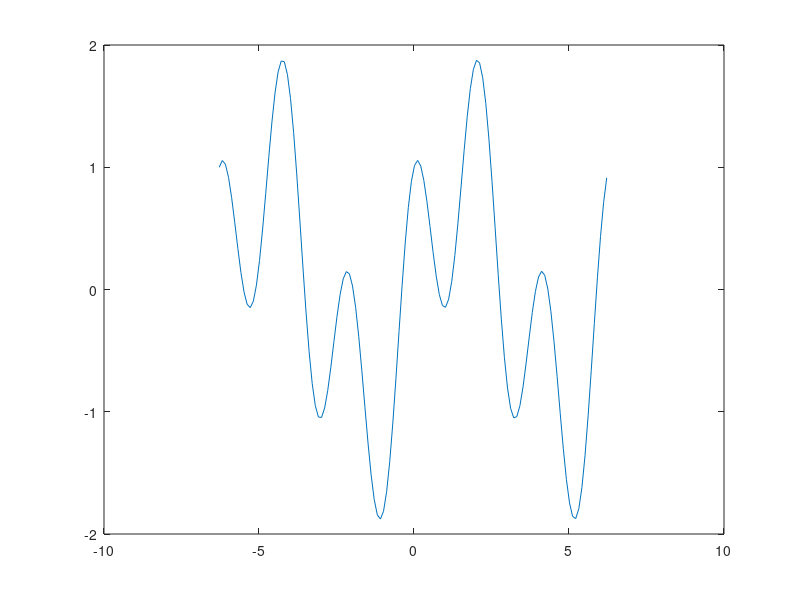

MATLAB code for this plot:
# Нарисуйте график функции sin(x) + sin(3x) в диапазоне от -2pi до 2pi. 
# Функция должна не только нарисовать график, но и вернуть два значения: 
# x с абсциссами и y с ординатами точек, это те же значения, 
# которые вы передадите в функцию plot(x,y)


function [x, y] = task1()
   x = [-2 *pi : 0.1 : 2*pi]
   y = sin(x) + cos(3 * x) 
   plot(x, y) 
endfunction